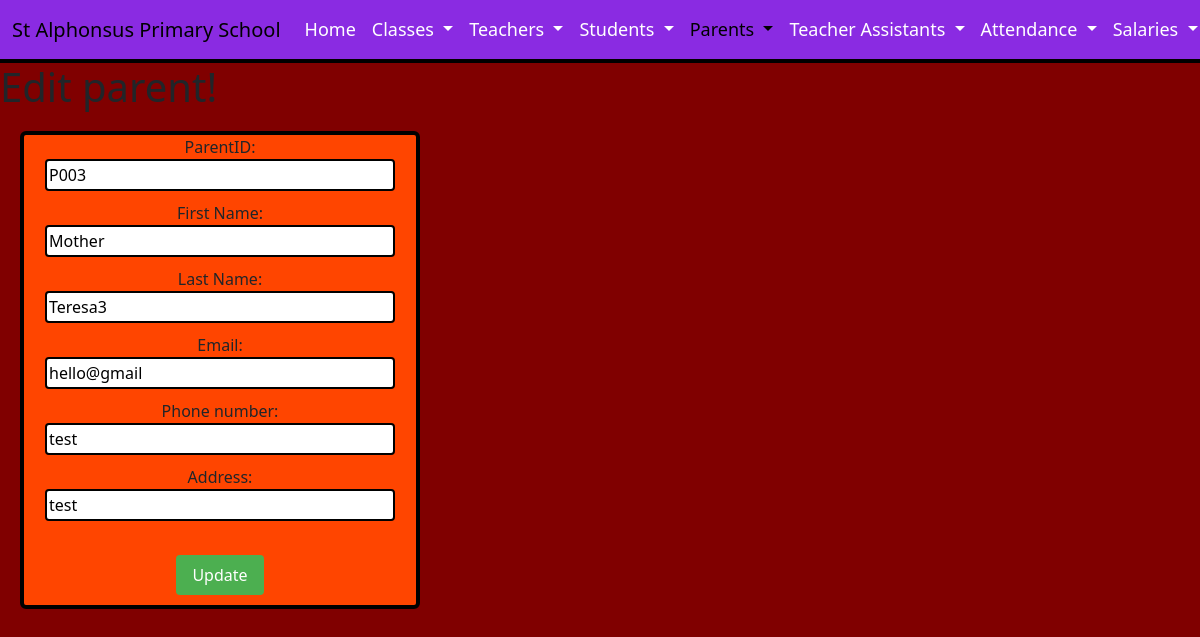
Before: /DigitalWebsite/EditparentUpdate.php?id=P003 with the older database file.
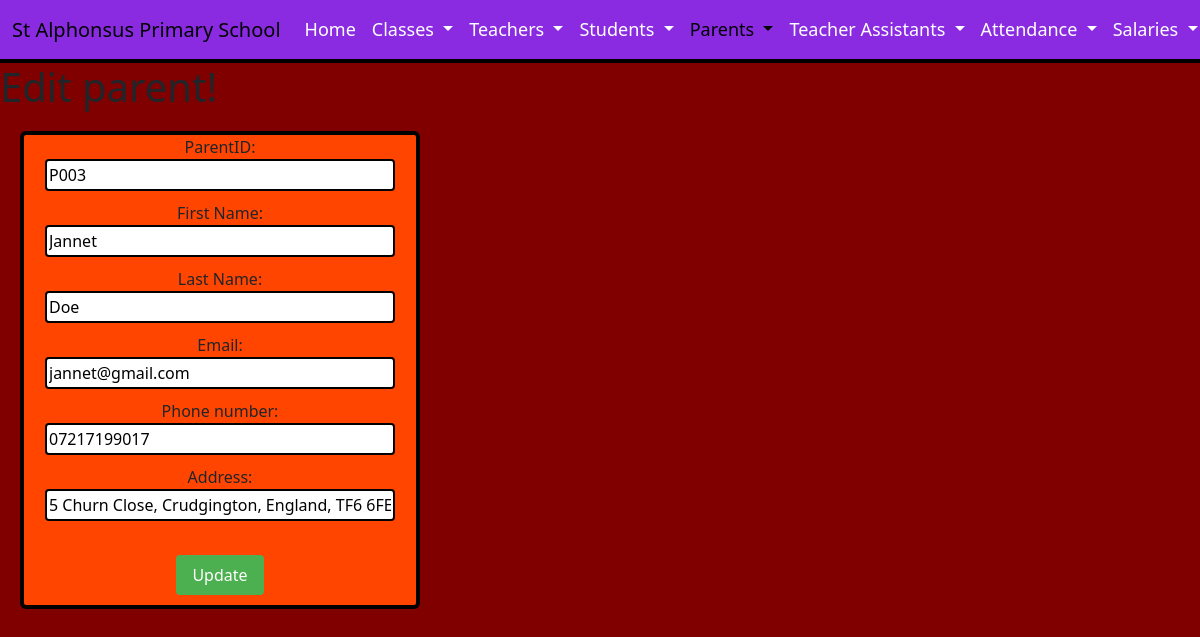
After: the same page with the newer database file.
### tables this page shows
CREATE TABLE `parents` (
  `parentID` varchar(50) NOT NULL,
  `parentName` varchar(50) DEFAULT NULL,
  `parentSurname` varchar(50) DEFAULT NULL,
  `parentEmail` varchar(100) DEFAULT NULL,
  `parentPhone` varchar(50) DEFAULT NULL,
  `parentAddress` varchar(100) DEFAULT NULL
);

### DigitalWebsite/EditParentUpdate.php (the view, shortened to what this page needs)
<!DOCTYPE html>
 <html lang="en">
    <head>
      <link href="https://cdn.jsdelivr.net/npm/bootstrap@5.3.2/dist/css/bootstrap.min.css" rel="stylesheet">
    </head>
    <body>
      <nav class="navbar navbar-expand-lg bg-maroon">
        <div class="container-fluid">
          <a class="navbar-brand" href="index.html">St Alphonsus Primary School</a>
          <div class="collapse navbar-collapse" id="navbarNavDropdown">
            <ul class="navbar-nav">
              <li class="nav-item">
                <a class="nav-link" href="index.html">Home</a>
              </li>
              <li class="nav-item dropdown">
                <a class="nav-link dropdown-toggle" href="#" role="button" data-bs-toggle="dropdown" aria-expanded="false">
                  Classes
                </a>
              </li>
              <li class="nav-item dropdown">
                <a class="nav-link dropdown-toggle" href="#" role="button" data-bs-toggle="dropdown" aria-expanded="false">
                  Teachers
                </a>
              </li>
              <li class="nav-item dropdown">
                <a class="nav-link dropdown-toggle" href="#" role="button" data-bs-toggle="dropdown" aria-expanded="false">
                  Students
                </a>
              </li>
              <li class="nav-item dropdown">
                <a class="nav-link dropdown-toggle active" href="#" role="button" data-bs-toggle="dropdown" aria-expanded="false">
                  Parents
                </a>
              </li>
              <li class="nav-item dropdown">
                <a class="nav-link dropdown-toggle" href="#" role="button" data-bs-toggle="dropdown" aria-expanded="false">
                  Teacher Assistants
                </a>
              </li>
              <li class="nav-item dropdown">
                <a class="nav-link dropdown-toggle" href="#" role="button" data-bs-toggle="dropdown" aria-expanded="false">
                  Attendance
                </a>
              </li>
              <li class="nav-item dropdown">
                <a class="nav-link dropdown-toggle" href="#" role="button" data-bs-toggle="dropdown" aria-expanded="false">
                  Salaries
                </a>
              </li>
            </ul>
          </div>
        </div>
      </nav>
      <?php
        $parentID = $_GET['id'];
        $servername = "127.0.0.1";
        $username = "root";
        $password = "";
        $database = "school";
        $conn = new mysqli($servername, $username, $password, $database);
        $sql = "SELECT * FROM parents WHERE parentID = '$parentID'";
        $result = $conn->query($sql);
        if ($result->num_rows > 0) {
          $row = $result->fetch_assoc();
      ?>
      <H1> Edit parent!</H1>
      <form action="EditParentUpdateSubmit.php" method="POST">
          ParentID: <input type="text" id="parentID" name="parentID" value="<?php echo $row['parentID']; ?>" readonly><br>
          First Name: <input type="text" id="parentName" name="parentName" placeholder="e.g. John" pattern="[A-Za-z]+" title="Please enter a valid First name (no numbers)" value="<?php echo $row['parentName']; ?>" required><br>
          Last Name: <input type="text" id="parentSurname" name="parentSurname" placeholder="e.g. Smith" pattern="[A-Za-z]+" title="Please enter a valid Surname (no numbers)" value="<?php echo $row['parentSurname']; ?>" required><br>
          Email: <input type="email" id="parentEmail" name="parentEmail" placeholder="e.g. example@outlook.com" value="<?php echo $row['parentEmail']; ?>" required><br>
          Phone number: <input type="tel" id="parentPhone" name="parentPhone" placeholder="e.g. 07826482714" value="<?php echo $row['parentPhone']; ?>" required><br>
          Address: <input type="text" id="parentAddress" name="parentAddress" placeholder="House number street, city, country, postcode" value="<?php echo $row['parentAddress']; ?>" required><br><br>
          <input type="submit" value="Update">
      </form>
      <?php
        } else {
          echo "No record found.";
        }
      ?>
    </body>
</html>

Changed rows visible on the page:
changed parents "P003": parentName "Mother" → "Jannet"; parentSurname "Teresa3" → "Doe"; parentEmail "hello@gmail" → "jannet@gmail.com"; parentPhone "test" → "07217199017"; parentAddress "test" → "5 Churn Close, Crudgington, England, TF6 6FE"
